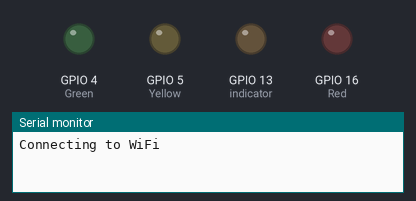
Recording of a sketch running on a simulated ESP8266 (NodeMCU). Parts: output pins drawn as LEDs (lit = HIGH), the last lines printed to the serial monitor. WiFi joins after 1.5 s; servers stay silent unless stated.

Above: at 1.1 s.
At 2.3 s:
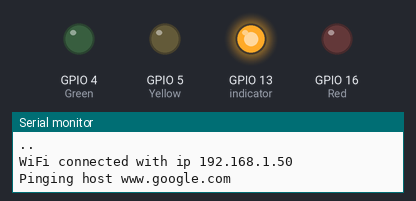
Timing chart, 0 to 3.8 s (numbered marks = the images above):
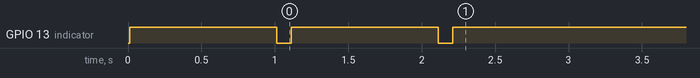

The sketch:

internate_speed.ino
```cpp
//Do not forget to change SSID, Password section.
// install esp8266wifi and esp8266ping library

#include <ESP8266WiFi.h>
#include <ESP8266Ping.h>
//connect led to respective pin on node mcu
#define Red 16  //D0
#define Yellow 5 //D1
#define Green 4  //D2
#define indicator 13  //D7

const char* ssid     = "ap";  //enter your ssid
const char* password = "12345678";  //enter your wifi password

const char* remote_host = "www.google.com";


String avg_time_ms;
int i;

void setup() {
  Serial.begin(115200);

  pinMode(Red,OUTPUT);
  pinMode(Yellow,OUTPUT);
  pinMode(Green,OUTPUT);
  pinMode(indicator,OUTPUT);
  delay(10);

  Serial.println();
  Serial.println("Connecting to WiFi");
  WiFi.begin(ssid, password);
  while (WiFi.status() != WL_CONNECTED) {
     digitalWrite(indicator,HIGH);
     delay(1000);
      digitalWrite(indicator,LOW);
    delay(100);
    Serial.print(".");
  }
  Serial.println();
  Serial.print("WiFi connected with ip ");  // Just for troubleshot purpose.
  Serial.println(WiFi.localIP());
  Serial.print("Pinging host ");  // Just for troubleshot purpose.
  Serial.println(remote_host);
  digitalWrite(indicator,HIGH);
}

void loop() {

    if(Ping.ping(remote_host))
    {
    Ping.ping(remote_host, 10);  //10 time ping to google, You can change value to higher or lower
    i= Ping.averageTime();
    avg_time_ms = Ping.averageTime(); // reading string and Int for easy display integration.
    Serial.println(i);

  if (i < 20)  // It is in general term, Please change as per your requirement
 {

  Serial.println("Excelent Speed");
  Serial.println("Green led on");
  digitalWrite(Red,LOW);
  digitalWrite(Yellow,LOW);
  digitalWrite(Green,HIGH);
 }
  if (i > 20 && i < 50)  // It is in general term, Please change as per your requirement
 {

  Serial.println("Average Speed");
  Serial.println("Yellow led on");
  digitalWrite(Red,LOW);
  digitalWrite(Yellow,HIGH);
  digitalWrite(Green,LOW);
 }

if (i > 50 )  // It is in general term, Please change as per your requirement
 {

  Serial.println("Bad Speed");
  Serial.println("Red led on");
  digitalWrite(Red,HIGH);
  digitalWrite(Yellow,LOW);
  digitalWrite(Green,LOW);
 }


    }

    else
    {
    Serial.println("Error :(");
  digitalWrite(Red,LOW);
  digitalWrite(Yellow,LOW);
  digitalWrite(Green,LOW);
   digitalWrite(indicator,LOW);
   delay(500);
    digitalWrite(indicator,HIGH);
    }


 // delay(30000);  // Every minutes

}
```
